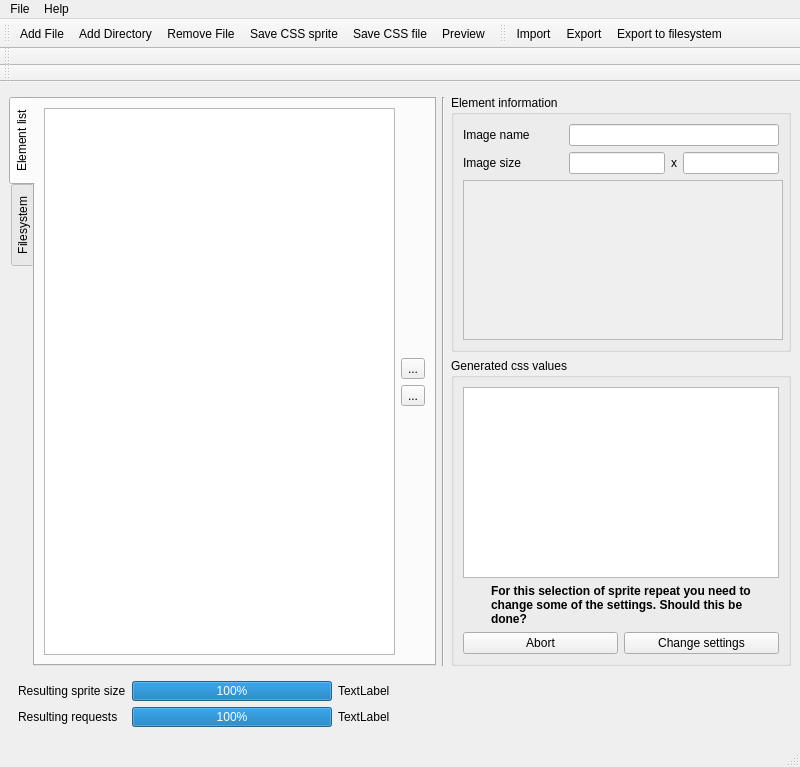
<?xml version="1.0" encoding="UTF-8"?>
<ui version="4.0">
 <class>MainWindow</class>
 <widget class="QMainWindow" name="MainWindow">
  <property name="geometry">
   <rect>
    <x>0</x>
    <y>0</y>
    <width>800</width>
    <height>767</height>
   </rect>
  </property>
  <property name="minimumSize">
   <size>
    <width>0</width>
    <height>0</height>
   </size>
  </property>
  <property name="windowTitle">
   <string>SpriteGenerator</string>
  </property>
  <property name="windowIcon">
   <iconset resource="../resources/resources.qrc">
    <normaloff>:/images/images/spritegenerator.svg</normaloff>:/images/images/spritegenerator.svg</iconset>
  </property>
  <widget class="QWidget" name="centralwidget">
   <layout class="QGridLayout" name="gridLayout_2">
    <item row="0" column="2" rowspan="2">
     <layout class="QVBoxLayout" name="verticalLayout_3">
      <property name="topMargin">
       <number>4</number>
      </property>
      <item>
       <widget class="QGroupBox" name="groupBox_2">
        <property name="sizePolicy">
         <sizepolicy hsizetype="Expanding" vsizetype="Expanding">
          <horstretch>0</horstretch>
          <verstretch>0</verstretch>
         </sizepolicy>
        </property>
        <property name="maximumSize">
         <size>
          <width>340</width>
          <height>16777215</height>
         </size>
        </property>
        <property name="title">
         <string>Element information</string>
        </property>
        <layout class="QGridLayout" name="gridLayout">
         <item row="0" column="0">
          <layout class="QVBoxLayout" name="verticalLayout">
           <item>
            <layout class="QHBoxLayout" name="horizontalLayout_3">
             <item>
              <widget class="QLabel" name="label">
               <property name="minimumSize">
                <size>
                 <width>100</width>
                 <height>0</height>
                </size>
               </property>
               <property name="maximumSize">
                <size>
                 <width>100</width>
                 <height>16777215</height>
                </size>
               </property>
               <property name="text">
                <string>Image name</string>
               </property>
              </widget>
             </item>
             <item>
              <widget class="QLineEdit" name="fileName">
               <property name="readOnly">
                <bool>true</bool>
               </property>
              </widget>
             </item>
            </layout>
           </item>
           <item>
            <layout class="QHBoxLayout" name="horizontalLayout_4">
             <item>
              <widget class="QLabel" name="label_2">
               <property name="minimumSize">
                <size>
                 <width>100</width>
                 <height>0</height>
                </size>
               </property>
               <property name="maximumSize">
                <size>
                 <width>100</width>
                 <height>16777215</height>
                </size>
               </property>
               <property name="text">
                <string>Image size</string>
               </property>
              </widget>
             </item>
             <item>
              <widget class="QLineEdit" name="imageSizeX">
               <property name="readOnly">
                <bool>true</bool>
               </property>
              </widget>
             </item>
             <item>
              <widget class="QLabel" name="label_3">
               <property name="text">
                <string>x</string>
               </property>
              </widget>
             </item>
             <item>
              <widget class="QLineEdit" name="imageSizeY">
               <property name="readOnly">
                <bool>true</bool>
               </property>
              </widget>
             </item>
            </layout>
           </item>
           <item>
            <widget class="QScrollArea" name="scrollArea">
             <property name="minimumSize">
              <size>
               <width>320</width>
               <height>160</height>
              </size>
             </property>
             <property name="maximumSize">
              <size>
               <width>320</width>
               <height>160</height>
              </size>
             </property>
             <property name="frameShadow">
              <enum>QFrame::Sunken</enum>
             </property>
             <property name="widgetResizable">
              <bool>true</bool>
             </property>
             <property name="alignment">
              <set>Qt::AlignCenter</set>
             </property>
             <widget class="QWidget" name="scrollAreaWidgetContents">
              <property name="geometry">
               <rect>
                <x>0</x>
                <y>0</y>
                <width>314</width>
                <height>154</height>
               </rect>
              </property>
              <property name="sizePolicy">
               <sizepolicy hsizetype="Expanding" vsizetype="Expanding">
                <horstretch>0</horstretch>
                <verstretch>0</verstretch>
               </sizepolicy>
              </property>
              <layout class="QGridLayout" name="gridLayout_3">
               <property name="margin">
                <number>0</number>
               </property>
               <item row="0" column="0">
                <widget class="QLabel" name="elementImageLabel">
                 <property name="frameShape">
                  <enum>QFrame::NoFrame</enum>
                 </property>
                 <property name="frameShadow">
                  <enum>QFrame::Sunken</enum>
                 </property>
                 <property name="text">
                  <string/>
                 </property>
                 <property name="alignment">
                  <set>Qt::AlignCenter</set>
                 </property>
                </widget>
               </item>
              </layout>
             </widget>
            </widget>
           </item>
          </layout>
         </item>
        </layout>
       </widget>
      </item>
      <item>
       <widget class="QGroupBox" name="groupBox">
        <property name="maximumSize">
         <size>
          <width>340</width>
          <height>16777215</height>
         </size>
        </property>
        <property name="title">
         <string>Generated css values</string>
        </property>
        <layout class="QVBoxLayout" name="verticalLayout_2">
         <item>
          <widget class="QTextBrowser" name="resultingCssTextBrowser">
           <property name="font">
            <font>
             <family>Monospace</family>
            </font>
           </property>
          </widget>
         </item>
         <item>
          <widget class="QWidget" name="repeatSettingsInfoWidget" native="true">
           <property name="enabled">
            <bool>true</bool>
           </property>
           <layout class="QGridLayout" name="gridLayout_11">
            <property name="margin">
             <number>0</number>
            </property>
            <item row="0" column="0">
             <layout class="QHBoxLayout" name="horizontalLayout_2">
              <item>
               <widget class="QLabel" name="label_8">
                <property name="minimumSize">
                 <size>
                  <width>22</width>
                  <height>22</height>
                 </size>
                </property>
                <property name="maximumSize">
                 <size>
                  <width>22</width>
                  <height>22</height>
                 </size>
                </property>
                <property name="text">
                 <string/>
                </property>
                <property name="pixmap">
                 <pixmap resource="../resources/resources.qrc">:/images/images/22x22/task-attention.png</pixmap>
                </property>
                <property name="scaledContents">
                 <bool>false</bool>
                </property>
               </widget>
              </item>
              <item>
               <widget class="QLabel" name="label_7">
                <property name="font">
                 <font>
                  <weight>75</weight>
                  <bold>true</bold>
                 </font>
                </property>
                <property name="text">
                 <string>For this selection of sprite repeat you need to change some of the settings. Should this be done?</string>
                </property>
                <property name="scaledContents">
                 <bool>false</bool>
                </property>
                <property name="wordWrap">
                 <bool>true</bool>
                </property>
                <property name="margin">
                 <number>4</number>
                </property>
               </widget>
              </item>
             </layout>
            </item>
            <item row="1" column="0">
             <layout class="QHBoxLayout" name="horizontalLayout">
              <item>
               <widget class="QPushButton" name="abortChangeSettingsButton">
                <property name="text">
                 <string>Abort</string>
                </property>
               </widget>
              </item>
              <item>
               <widget class="QPushButton" name="changeSettingsButton">
                <property name="text">
                 <string>Change settings</string>
                </property>
                <property name="autoDefault">
                 <bool>true</bool>
                </property>
                <property name="default">
                 <bool>false</bool>
                </property>
               </widget>
              </item>
             </layout>
            </item>
           </layout>
          </widget>
         </item>
        </layout>
       </widget>
      </item>
      <item>
       <spacer name="verticalSpacer">
        <property name="orientation">
         <enum>Qt::Vertical</enum>
        </property>
        <property name="sizeHint" stdset="0">
         <size>
          <width>20</width>
          <height>40</height>
         </size>
        </property>
       </spacer>
      </item>
     </layout>
    </item>
    <item row="1" column="0">
     <widget class="QTabWidget" name="tabWidget">
      <property name="tabPosition">
       <enum>QTabWidget::West</enum>
      </property>
      <property name="currentIndex">
       <number>0</number>
      </property>
      <property name="elideMode">
       <enum>Qt::ElideNone</enum>
      </property>
      <property name="documentMode">
       <bool>false</bool>
      </property>
      <property name="tabsClosable">
       <bool>false</bool>
      </property>
      <property name="movable">
       <bool>false</bool>
      </property>
      <widget class="QWidget" name="tab">
       <attribute name="title">
        <string>Element list</string>
       </attribute>
       <layout class="QGridLayout" name="gridLayout_4">
        <item row="1" column="0">
         <layout class="QHBoxLayout" name="horizontalLayout_5">
          <item>
           <widget class="SpriteElementListWidget" name="listWidget">
            <property name="alternatingRowColors">
             <bool>true</bool>
            </property>
            <property name="selectionMode">
             <enum>QAbstractItemView::ExtendedSelection</enum>
            </property>
            <property name="sortingEnabled">
             <bool>false</bool>
            </property>
           </widget>
          </item>
          <item>
           <layout class="QVBoxLayout" name="verticalLayout_4">
            <item>
             <spacer name="verticalSpacer_2">
              <property name="orientation">
               <enum>Qt::Vertical</enum>
              </property>
              <property name="sizeHint" stdset="0">
               <size>
                <width>20</width>
                <height>40</height>
               </size>
              </property>
             </spacer>
            </item>
            <item>
             <widget class="QToolButton" name="moveUpToolButton">
              <property name="text">
               <string>...</string>
              </property>
              <property name="icon">
               <iconset resource="../resources/resources.qrc">
                <normaloff>:/images/images/16x16/arrow-up.png</normaloff>:/images/images/16x16/arrow-up.png</iconset>
              </property>
             </widget>
            </item>
            <item>
             <widget class="QToolButton" name="moveDownToolButton">
              <property name="text">
               <string>...</string>
              </property>
              <property name="icon">
               <iconset resource="../resources/resources.qrc">
                <normaloff>:/images/images/16x16/arrow-down.png</normaloff>:/images/images/16x16/arrow-down.png</iconset>
              </property>
             </widget>
            </item>
            <item>
             <spacer name="verticalSpacer_3">
              <property name="orientation">
               <enum>Qt::Vertical</enum>
              </property>
              <property name="sizeHint" stdset="0">
               <size>
                <width>20</width>
                <height>40</height>
               </size>
              </property>
             </spacer>
            </item>
           </layout>
          </item>
         </layout>
        </item>
       </layout>
      </widget>
      <widget class="QWidget" name="tab_2">
       <attribute name="title">
        <string>Filesystem</string>
       </attribute>
       <layout class="QGridLayout" name="gridLayout_5">
        <item row="0" column="0">
         <widget class="SpriteElementTreeWidget" name="treeWidget">
          <property name="dragEnabled">
           <bool>true</bool>
          </property>
          <property name="dragDropMode">
           <enum>QAbstractItemView::InternalMove</enum>
          </property>
          <property name="defaultDropAction">
           <enum>Qt::MoveAction</enum>
          </property>
          <property name="alternatingRowColors">
           <bool>true</bool>
          </property>
          <property name="sortingEnabled">
           <bool>false</bool>
          </property>
          <property name="columnCount">
           <number>1</number>
          </property>
          <attribute name="headerVisible">
           <bool>false</bool>
          </attribute>
          <column>
           <property name="text">
            <string notr="true">1</string>
           </property>
          </column>
         </widget>
        </item>
       </layout>
      </widget>
     </widget>
    </item>
    <item row="1" column="1">
     <widget class="Line" name="line">
      <property name="orientation">
       <enum>Qt::Vertical</enum>
      </property>
     </widget>
    </item>
    <item row="2" column="0" colspan="3">
     <widget class="QWidget" name="widget" native="true">
      <property name="minimumSize">
       <size>
        <width>0</width>
        <height>64</height>
       </size>
      </property>
      <layout class="QGridLayout" name="gridLayout_6">
       <item row="0" column="0">
        <layout class="QFormLayout" name="formLayout">
         <property name="labelAlignment">
          <set>Qt::AlignLeading|Qt::AlignLeft|Qt::AlignVCenter</set>
         </property>
         <item row="0" column="0">
          <widget class="QLabel" name="label_4">
           <property name="text">
            <string>Resulting sprite size</string>
           </property>
          </widget>
         </item>
         <item row="0" column="1">
          <layout class="QHBoxLayout" name="horizontalLayout_6">
           <item>
            <widget class="QProgressBar" name="savedBytesRatioProgessBar">
             <property name="minimumSize">
              <size>
               <width>200</width>
               <height>0</height>
              </size>
             </property>
             <property name="maximumSize">
              <size>
               <width>200</width>
               <height>16777215</height>
              </size>
             </property>
             <property name="value">
              <number>100</number>
             </property>
            </widget>
           </item>
           <item>
            <widget class="QLabel" name="savedBytesDescriptionLabel">
             <property name="text">
              <string>TextLabel</string>
             </property>
            </widget>
           </item>
           <item>
            <spacer name="horizontalSpacer_2">
             <property name="orientation">
              <enum>Qt::Horizontal</enum>
             </property>
             <property name="sizeHint" stdset="0">
              <size>
               <width>40</width>
               <height>20</height>
              </size>
             </property>
            </spacer>
           </item>
          </layout>
         </item>
         <item row="1" column="0">
          <widget class="QLabel" name="label_5">
           <property name="text">
            <string>Resulting requests</string>
           </property>
          </widget>
         </item>
         <item row="1" column="1">
          <layout class="QHBoxLayout" name="horizontalLayout_7">
           <item>
            <widget class="QProgressBar" name="savedRequestsRatioProgessBar">
             <property name="minimumSize">
              <size>
               <width>200</width>
               <height>0</height>
              </size>
             </property>
             <property name="maximumSize">
              <size>
               <width>200</width>
               <height>16777215</height>
              </size>
             </property>
             <property name="value">
              <number>100</number>
             </property>
            </widget>
           </item>
           <item>
            <widget class="QLabel" name="savedRequestsDescriptionLabel">
             <property name="text">
              <string>TextLabel</string>
             </property>
            </widget>
           </item>
           <item>
            <spacer name="horizontalSpacer_3">
             <property name="orientation">
              <enum>Qt::Horizontal</enum>
             </property>
             <property name="sizeHint" stdset="0">
              <size>
               <width>40</width>
               <height>20</height>
              </size>
             </property>
            </spacer>
           </item>
          </layout>
         </item>
        </layout>
       </item>
      </layout>
     </widget>
    </item>
   </layout>
  </widget>
  <widget class="QMenuBar" name="menubar">
   <property name="geometry">
    <rect>
     <x>0</x>
     <y>0</y>
     <width>800</width>
     <height>19</height>
    </rect>
   </property>
   <widget class="QMenu" name="menuFile">
    <property name="title">
     <string>File</string>
    </property>
    <addaction name="actionAddFile"/>
    <addaction name="actionAddDirectory"/>
    <addaction name="actionRemoveFile"/>
   </widget>
   <widget class="QMenu" name="menuHelp">
    <property name="title">
     <string>Help</string>
    </property>
    <addaction name="actionInfo"/>
   </widget>
   <addaction name="menuFile"/>
   <addaction name="menuHelp"/>
  </widget>
  <widget class="QStatusBar" name="statusbar"/>
  <widget class="QToolBar" name="toolBar">
   <property name="windowTitle">
    <string>toolBar</string>
   </property>
   <property name="movable">
    <bool>true</bool>
   </property>
   <property name="toolButtonStyle">
    <enum>Qt::ToolButtonTextUnderIcon</enum>
   </property>
   <attribute name="toolBarArea">
    <enum>TopToolBarArea</enum>
   </attribute>
   <attribute name="toolBarBreak">
    <bool>false</bool>
   </attribute>
   <addaction name="actionAddFile"/>
   <addaction name="actionAddDirectory"/>
   <addaction name="actionRemoveFile"/>
   <addaction name="actionSaveCssSprite"/>
   <addaction name="actionSaveCssFile"/>
   <addaction name="actionPreview"/>
  </widget>
  <widget class="QToolBar" name="toolBar_2">
   <property name="windowTitle">
    <string>toolBar_2</string>
   </property>
   <property name="toolButtonStyle">
    <enum>Qt::ToolButtonTextUnderIcon</enum>
   </property>
   <attribute name="toolBarArea">
    <enum>TopToolBarArea</enum>
   </attribute>
   <attribute name="toolBarBreak">
    <bool>false</bool>
   </attribute>
   <addaction name="actionImport"/>
   <addaction name="actionExport"/>
   <addaction name="actionExportToFilesystem"/>
  </widget>
  <widget class="SpriteFormatToolBar" name="spriteSettingsToolBar">
   <property name="minimumSize">
    <size>
     <width>0</width>
     <height>0</height>
    </size>
   </property>
   <property name="maximumSize">
    <size>
     <width>16777215</width>
     <height>16777215</height>
    </size>
   </property>
   <property name="windowTitle">
    <string>toolBar_3</string>
   </property>
   <attribute name="toolBarArea">
    <enum>TopToolBarArea</enum>
   </attribute>
   <attribute name="toolBarBreak">
    <bool>true</bool>
   </attribute>
  </widget>
  <widget class="SpriteQualityToolBar" name="spriteQualityToolBar">
   <property name="windowTitle">
    <string>toolBar_3</string>
   </property>
   <attribute name="toolBarArea">
    <enum>TopToolBarArea</enum>
   </attribute>
   <attribute name="toolBarBreak">
    <bool>true</bool>
   </attribute>
  </widget>
  <action name="actionAddFile">
   <property name="icon">
    <iconset resource="../resources/resources.qrc">
     <normaloff>:/images/images/22x22/archive-insert.png</normaloff>:/images/images/22x22/archive-insert.png</iconset>
   </property>
   <property name="text">
    <string>Add File</string>
   </property>
   <property name="toolTip">
    <string>Add File</string>
   </property>
  </action>
  <action name="actionAddDirectory">
   <property name="icon">
    <iconset resource="../resources/resources.qrc">
     <normaloff>:/images/images/22x22/archive-insert-directory.png</normaloff>:/images/images/22x22/archive-insert-directory.png</iconset>
   </property>
   <property name="text">
    <string>Add Directory</string>
   </property>
   <property name="toolTip">
    <string>Add Directory</string>
   </property>
  </action>
  <action name="actionRemoveFile">
   <property name="icon">
    <iconset resource="../resources/resources.qrc">
     <normaloff>:/images/images/22x22/archive-remove.png</normaloff>:/images/images/22x22/archive-remove.png</iconset>
   </property>
   <property name="text">
    <string>Remove File</string>
   </property>
   <property name="toolTip">
    <string>Remove File</string>
   </property>
  </action>
  <action name="actionInfo">
   <property name="text">
    <string>Info</string>
   </property>
  </action>
  <action name="actionExport">
   <property name="icon">
    <iconset resource="../resources/resources.qrc">
     <normaloff>:/images/images/22x22/document-export.png</normaloff>:/images/images/22x22/document-export.png</iconset>
   </property>
   <property name="text">
    <string>Export</string>
   </property>
   <property name="toolTip">
    <string>Export</string>
   </property>
  </action>
  <action name="actionImport">
   <property name="icon">
    <iconset resource="../resources/resources.qrc">
     <normaloff>:/images/images/22x22/document-import.png</normaloff>:/images/images/22x22/document-import.png</iconset>
   </property>
   <property name="text">
    <string>Import</string>
   </property>
   <property name="toolTip">
    <string>Import</string>
   </property>
  </action>
  <action name="actionExportToFilesystem">
   <property name="icon">
    <iconset resource="../resources/resources.qrc">
     <normaloff>:/images/images/22x22/folder-sync.png</normaloff>:/images/images/22x22/folder-sync.png</iconset>
   </property>
   <property name="text">
    <string>Export to filesystem</string>
   </property>
   <property name="toolTip">
    <string>Export to filesystem</string>
   </property>
  </action>
  <action name="actionSaveCssSprite">
   <property name="icon">
    <iconset resource="../resources/resources.qrc">
     <normaloff>:/images/images/22x22/image-x-generic.png</normaloff>:/images/images/22x22/image-x-generic.png</iconset>
   </property>
   <property name="text">
    <string>Save CSS sprite</string>
   </property>
   <property name="toolTip">
    <string>Save CSS sprite</string>
   </property>
  </action>
  <action name="actionSaveCssFile">
   <property name="enabled">
    <bool>true</bool>
   </property>
   <property name="icon">
    <iconset resource="../resources/resources.qrc">
     <normaloff>:/images/images/22x22/text-css.png</normaloff>:/images/images/22x22/text-css.png</iconset>
   </property>
   <property name="text">
    <string>Save CSS file</string>
   </property>
   <property name="toolTip">
    <string>Save CSS file</string>
   </property>
  </action>
  <action name="actionPreview">
   <property name="icon">
    <iconset resource="../resources/resources.qrc">
     <normaloff>:/images/images/22x22/document-preview.png</normaloff>:/images/images/22x22/document-preview.png</iconset>
   </property>
   <property name="text">
    <string>Preview</string>
   </property>
   <property name="toolTip">
    <string>Preview</string>
   </property>
  </action>
 </widget>
 <customwidgets>
  <customwidget>
   <class>SpriteElementTreeWidget</class>
   <extends>QTreeWidget</extends>
   <header>ui/spriteelementtreewidget.h</header>
  </customwidget>
  <customwidget>
   <class>SpriteElementListWidget</class>
   <extends>QListWidget</extends>
   <header>ui/spriteelementlistwidget.h</header>
  </customwidget>
  <customwidget>
   <class>SpriteFormatToolBar</class>
   <extends>QToolBar</extends>
   <header>ui/spriteformattoolbar.h</header>
  </customwidget>
  <customwidget>
   <class>SpriteQualityToolBar</class>
   <extends>QToolBar</extends>
   <header>ui/spritequalitytoolbar.h</header>
  </customwidget>
 </customwidgets>
 <tabstops>
  <tabstop>listWidget</tabstop>
  <tabstop>fileName</tabstop>
  <tabstop>imageSizeX</tabstop>
  <tabstop>imageSizeY</tabstop>
 </tabstops>
 <resources>
  <include location="../resources/resources.qrc"/>
 </resources>
 <connections/>
</ui>
